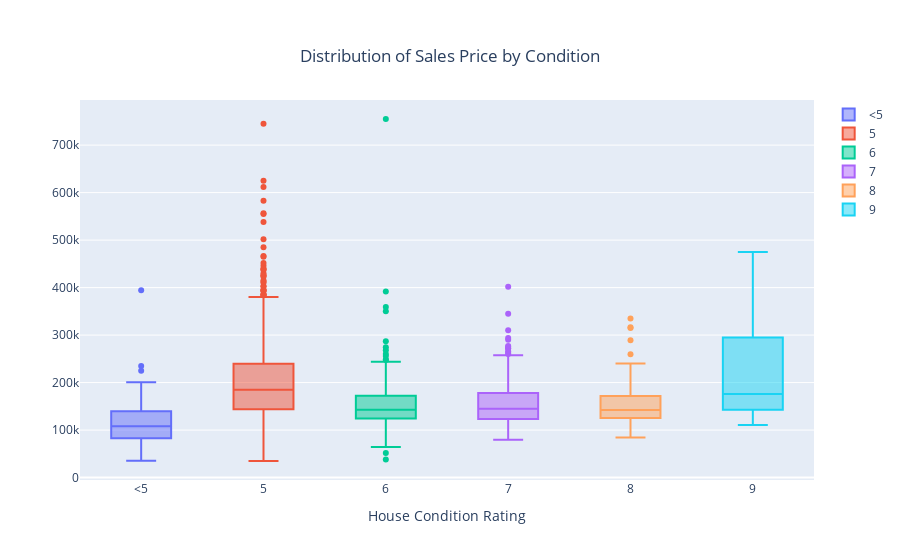

Source (notebook cell):
### Code cell
#OverallCond
cond_df = housing_df[['OverallCond', 'SalePrice']]
cond_df.loc[cond_df['OverallCond'] < 5, 'OverallCond'] = '<5'

x_box = ['<5', 5, 6, 7, 8, 9, 10]
ycond_box = []

for qual_rating in x_box:
    y_values = cond_df.loc[cond_df['OverallCond'] == qual_rating, 'SalePrice'].values
    ycond_box.append(y_values)

fig = go.Figure()

for xd, yd in zip(x_box, ycond_box):
    fig.add_trace(
        go.Box(
            y=yd,
            name=xd
        )
    )

fig.update_layout(
    title=dict(
        text='Distribution of Sales Price by Condition',
        x=0.5,
        yanchor='top',
        xanchor='center'
        ),
    xaxis=dict(
        title='House Condition Rating', 
        type='category'
        ),
    yaxis=dict(
        tick0=0,
        dtick=100000
        )
)

iplot(fig)

### Figure 1 — Plotly figure (JSON) as saved in the notebook; plotly's stock layout.template omitted (floating-point values rounded to 4 significant figures; data arrays with more than 128 entries replaced by an {"elided": "..."} marker saying what was removed)
{"data": [{"name": "<5", "type": "box", "y": [40000, 225000, 85000, 98600, 169500, 136900, 166000, 115000, 235000, 107000, 89500, 113000, 79000, 76500, 88000, 131000, 119000, 82000, 87500, 85000, 130000, 134432, 61000, 394432, 76000, 81000, 67000, 150000, 60000, 118000, 110000, 160000, 200624, 39300, 128000, 67000, 60000, 93000, 110000, 87000, 93500, 98000, 93000, 141000, 170000, 131500, 149500, 35311, 150000, 143000, 172000, 135000, 91000, 82000, 163500, 88000, 85000, 197000, 84000, 80000, 155000, 115000, 81000, 151400, 91500, 92900, 112000, 135000, 117500, 80000, 80000, 149900, 108959, 186700, 168000, 107000, 137900, 122000, 68400, 107500, 156500, 55000, 52500, 108500, 104900, 58500, 138000, 105000]}, {"name": "5", "type": "box", "y": {"elided": "821 int values"}}, {"name": "6", "type": "box", "y": {"elided": "252 int values"}}, {"name": "7", "type": "box", "y": {"elided": "205 int values"}}, {"name": "8", "type": "box", "y": [181500, 132000, 154000, 185000, 259500, 84500, 127000, 315000, 137000, 179500, 158500, 126175, 151500, 105900, 118000, 119000, 108000, 135000, 116000, 110000, 110000, 155000, 86000, 91300, 289000, 128000, 316600, 143000, 138000, 225000, 109500, 138500, 130500, 159500, 142000, 156000, 187500, 140000, 157500, 153900, 240000, 127000, 189950, 136500, 154500, 176500, 129000, 133900, 167500, 117000, 187000, 149900, 160000, 173000, 170000, 146000, 94000, 120500, 218000, 179900, 239000, 115000, 125000, 117000, 145000, 147000, 99900, 151000, 335000, 125500, 137500, 140000]}, {"name": "9", "type": "box", "y": [475000, 184000, 311500, 110500, 295000, 155000, 161000, 234000, 325000, 140000, 222000, 299800, 178400, 168000, 118000, 143000, 145000, 381000, 130500, 134900, 174000, 266500]}, {"name": "10", "type": "box", "y": []}], "layout": {"title": {"text": "Distribution of Sales Price by Condition", "x": 0.5, "xanchor": "center", "yanchor": "top"}, "xaxis": {"title": {"text": "House Condition Rating"}, "type": "category"}, "yaxis": {"dtick": 100000, "tick0": 0}}}
